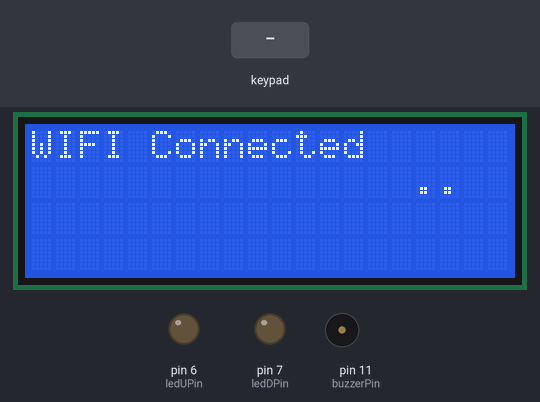
A sketch run on a simulated Arduino Uno, built with avr-gcc and run on an emulated ATmega328P. On the bench: 20×4 character LCD, output pins drawn as LEDs (lit = HIGH), buzzer (waves = sounding). Inputs (shaded band) come from the test bench. Random numbers use the default seed unless the sketch sets one; the modem accepts every AT command (registered, SIM ready, sends succeed) and sends nothing else.

Above: at 7.2 s.
At 11.4 s:
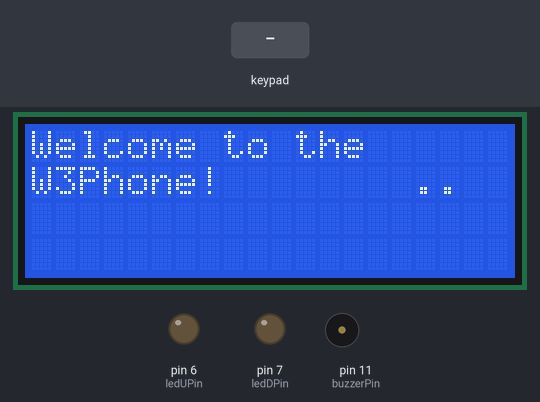
11.5 s: keypad keys 9 1 0 1 3 1 2 # pressed 0.4 s apart
At 14.2 s:
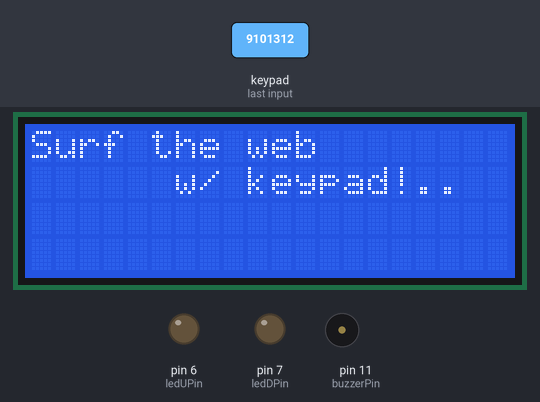
At 20.5 s:
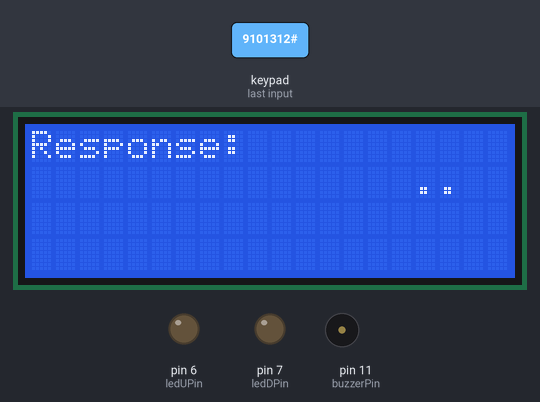
Timing chart, 0 to 48.6 s (numbered marks = the images above; inputs shaded):
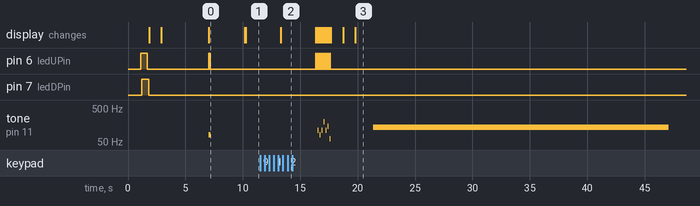

Measured:
- after the input at 11.5 s, pin 6 (ledUPin): alternates HIGH for 0.03 s and LOW for 0.14 s, 16 changes in all, then stays LOW, starting after 4.9 s; tone on pin 11 (buzzerPin): plays 110 Hz for 0.03 s, 82 Hz for 0.03 s, 110 Hz for 0.03 s, 196 Hz for 0.03 s, 110 Hz for 0.03 s, 147 Hz for 0.03 s … (8 notes in this stretch), starting after 5.0 s
- what the display in image 0 shows lasts 3.2 s, from 7.0 s to 10.2 s

The sketch:

Final.ino
```cpp
#include <SoftwareSerial.h>
#include <Keypad.h>
#include <Wire.h>
#include <SerLCD.h>

// LCD
SoftwareSerial lcdSerial(A4, A5); // RX, TX
SerLCD lcd;

// Wifi
SoftwareSerial espSerial(A1, A0); // RX, TX
String ssid_home = "BreakfastBerry";
String password_home = "N;9263k2";
String ssid_x13 = "ThinkPad";
String password_x13 = "AMD4750u";
String ssid = "UW MPSK";
// String password = ":$SpEL7<*7"; // Model 01 Old
String password = "EKAgE6=,Ur"; // Model 02 New

// Buzzer
int buzzerPin = 11; // set the buzzer pin
int frequency = 0; // initialize the frequency variable

static int Tones_simple[] ={31, 33, 37, 41, 44, 49, 55, 62, 65, 73, 82, 87, 98, 110, 123, 131, 147, 165,
 175, 196, 220, 247, 262, 294, 330, 349, 392, 440, 494, 523, 587, 659, 698, 784, 880, 988, 1047};

// Keypad
const byte ROWS = 4;
const byte COLS = 5;

// Wiring: 2 3 4 5 8 9 10 12 || 13

// < is P1, > is P2, ~ is P3
char keys[ROWS][COLS] = {
//          8    5    4    3    2
/* 9  */  {'~', '1', '2', '3', ' '},
/* 10 */  {'>', '4', '5', '6', '-'},
/* 13 */  {'<', '7', '8', '9', '_'},
/* 12 */  {'(', '*', '0', '#', '/'}
};

String multiEnabled = "0123456789";
String keyStringArray_Capital[10] = {
  "0Z.",
  "1", "2ABC", "3DEF",
  "4GHI", "5JKL", "6MNO",
  "7PQRS", "8TUV", "9WXY"
};

String keyStringArray[10] = {
  "0z.",
  "1", "2abc", "3def",
  "4ghi", "5jkl", "6mno",
  "7pqrs", "8tuv", "9wxy"
};

byte rowPins[ROWS] = {9, 10, 13, 12};
byte colPins[COLS] = {8, 5, 4, 3, 2};

Keypad keypad = Keypad(makeKeymap(keys), rowPins, colPins, ROWS, COLS);
int multiPressDelay = 1000;
String result = "";

// ASCII
String ASCIIStr = "";
char intToASCII(int , boolean = true);

String serialPrompt(String = "Please enter your PING target: ");

// LED
int ledUPin = 6; // Upper LED, PWM
int ledDPin = 7; // Lower LED, no PWM

void setup()
{
  pinMode(buzzerPin, OUTPUT); // set the buzzer pin as an output
  pinMode(ledUPin, OUTPUT);
  pinMode(ledDPin, OUTPUT);
  Serial.begin(9600);

  lcdSerial.begin(9600);
  // Initialize the LCD
  lcd.begin(lcdSerial);
  // Clear the LCD screen
  lcdClear();
  delay(500);

  espSerial.begin(9600);
  espSerial.listen();
  delay(500);
  digitalWrite(ledUPin, HIGH);
  delay(100);
  digitalWrite(ledDPin, HIGH);
  delay(500);
  digitalWrite(ledUPin, LOW);
  delay(100);
  digitalWrite(ledDPin, LOW);

  // Serial.println("Setting ESP8266 to station mode...");
  lcd.print("Setting ESP8266");
  lcd.setCursor(0, 1);
  lcd.print("to station mode...");
  espSerial.println("AT+CWMODE=1");
  delay(1000);

  lcdClear();
  // Serial.println("Connecting to WiFi...");
  lcd.print("WIFI Connecting");
  delay(50);
  // espSerial.println("AT+CWJAP_CUR=\"" + ssid_home + "\",\"" + password_home + "\"");
  // espSerial.println("AT+CWJAP_CUR=\"" + ssid_x13 + "\",\"" + password_x13 + "\"");
  espSerial.println("AT+CWJAP_CUR=\"" + ssid + "\",\"" + password + "\"");
  delay(4000);

  lcdClear();
  String response = readESPSerial();
  // Serial.println(response);

  if (response.indexOf("CONNECTED") != -1 || response.indexOf("GOT IP") != -1 || response.indexOf("OK") != -1
  || response.indexOf("WIFI CON") != -1)
  {
    // Serial.println("Connected to WiFi!");
    lcd.print("WIFI Connected");
    noTone(buzzerPin); // stop the tone
    tone(buzzerPin, Tones_simple[10]); // generate the tone with the specified frequency
    digitalWrite(ledUPin, HIGH);
    delay(50); // wait for 50 milliseconds
    noTone(buzzerPin); // stop the tone
    digitalWrite(ledUPin, LOW);
    delay(50); // wait for 50 milliseconds
    tone(buzzerPin, Tones_simple[10]); // generate the tone with the specified frequency
    digitalWrite(ledUPin, HIGH);
    delay(50); // wait for 50 milliseconds
    noTone(buzzerPin); // stop the tone
    digitalWrite(ledUPin, LOW);
  }
  else
  {
    // Serial.println("Failed to connect to WiFi! \nPlease reset the ESP8266 and try again.");
    // for (;;);
    lcd.print("WIFI Failed");
    tone(buzzerPin, Tones_simple[3]); // generate the tone with the specified frequency
    delay(500); // wait for 100 milliseconds
    noTone(buzzerPin); // stop the tone
  }

  delay(3000);

  lcdClear();
  // Serial.println("Getting IP Address");
  // lcd.print("Getting IP Addr");
  // espSerial.println("AT+CIPSTA_CUR?");
  // delay(2000);
  // String ipStr = readESPSerial();
  // // Serial.println(ipStr);
  // String ipAddr = ipStr.substring(ipStr.indexOf("\"") + 1, ipStr.lastIndexOf("\""));
  // ipAddr.replace("\r", "");
  // ipAddr.replace("\"", "");
  // // Serial.println("IP get: " + ipAddr + " END");
  // lcdClear();
  // lcd.print("IP Addr: ");
  // lcd.setCursor(0, 1);
  // lcd.print(ipAddr);
  randomSeed(analogRead(A2));
  // delay(3000);
}

void loop()
{
  lcdClear();
  // Serial.println("Welcome to the W3Phone!");
  lcd.print("Welcome to the ");
  lcd.setCursor(0, 1);
  lcd.print("W3Phone!");
  delay(3000);
  lcdClear();

  lcd.print("Surf the web");
  lcd.setCursor(0, 1);
  lcd.print("      w/ keypad!");
  delay(3000);
  lcdClear();

  ASCIIStr = "";
  String siteURL = readKeypadInput("Input URL: ");
  delay(1000);
  siteURL.toLowerCase();
  // Serial.println("Communicating with " + siteURL + ": ");
  lcdClear();
  lcd.print("Connecting to:");
  lcd.setCursor(0, 1);
  lcd.print("http://" + siteURL);
  delay(1000);
  lcdClear();
  lcd.print("Response:");
  lcd.setCursor(0, 1);
  for (int i = 0; i < 15; i++) {
    // Serial.println("pinging " + siteURL + ": ");
    int siteDelay = pingSite(siteURL);

    char ascii = intToASCII(siteDelay);
    ASCIIStr += ascii;
    // Serial.println("Response: " + ASCIIStr);
    // Serial.println(siteDelay);
    lcd.write(ascii);

    delay(50); // CANNOT DELETE THIS DELAY
    frequency = convertFreq(ConvNumber(siteDelay));
    // Serial.println(frequency);
    noTone(buzzerPin); // stop the tone
    tone(buzzerPin, frequency); // generate the tone with the specified frequency
    delay(250); // wait for 100 milliseconds

  }
  noTone(buzzerPin); // stop the tone
  delay(3000);
  lcdClear();
  lcd.print("Comm Complete");
  delay(1000);
  lcdClear();
  lcd.print("Thank you for");
  lcd.setCursor(0, 1);
  lcd.print("using W3Phone!");
  delay(3000);
}

String readESPSerial()
{
  String response = "";
  while (espSerial.available())
  {
    char c = espSerial.read();
    response += c;
  }
  return response;
}

int pingSite(String siteURL) {
  espSerial.println("AT+PING=\""+ siteURL +"\"");
  delay(1500);
  String response = readESPSerial();
  // Serial.println("response: " + response);

  if (response.indexOf("OK") != -1) {
    String siteDelay = response.substring(response.lastIndexOf("+") + 1, response.indexOf("OK") - 1);
    siteDelay.replace("\r", "");
    siteDelay.replace("\n", "");
    // Serial.println("Ping delay: " + siteDelay + "ms");

    return siteDelay.toInt();
  } else {
    return -1;
  }
}

String serialPrompt(String prompt = "Please enter your PING target: ") {
  Serial.println(prompt);

  while(Serial.available() == 0){
  }

  String input = Serial.readString();
  return input;
}

String readKeypadInput(String prompt)
{
  String result = "";
  String displayString = "";
  String prefix = "http://";
  // Serial.println(prompt);

  lcd.print(prompt);
  lcd.setCursor(0, 1);
  lcd.print(prefix);
  for (;;)
  {
    static unsigned long lastMillis = 0;
    static char lastKey = NO_KEY;
    static int keyCount = 0;
    char key = keypad.getKey();

    if (key != NO_KEY)
    {
      // Beep when key is pressed
      int keyStringIndex = multiEnabled.indexOf(key);
      int frequency = Tones_simple[keyStringIndex * 3 + 10];
      tone(buzzerPin, frequency); // generate the tone with the specified frequency
      digitalWrite(ledUPin, HIGH);
      delay(30);
      noTone(buzzerPin); // stop the tone
      digitalWrite(ledUPin, LOW);

      // Special keys first
      if (key == '#')
      {
        // Serial.println("Final result: " + result);
        displayString = prefix + result;
        displayString = displayString.substring(0, 16);
        lcdClear();
        lcd.print("Entered:");
        lcd.setCursor(0, 1);
        lcd.print(displayString);
        return result;
      }

      if (key == '*')
      {
        result = result.substring(0, result.length() - 1);
        // Serial.println("Result: " + result);
        displayString = prefix + result;
        displayString = displayString.substring(0, 16);
        lcdClear();
        lcd.print(prompt);
        lcd.setCursor(0, 1);
        lcd.print(displayString);
        continue;
      }

      if (key == '~')
      {
        result = "webfoundation.org";
        displayString = prefix + result;
        if (displayString.length() > 16) {
          displayString = displayString.substring(displayString.length() - 16, displayString.length());
        }
        lcdClear();
        lcd.print(prompt);
        lcd.setCursor(0, 1);
        lcd.print(displayString);
        return result;
      }

      if (key == '>') {
        result = "bing.com";
        displayString = prefix + result;
        if (displayString.length() > 16) {
          displayString = displayString.substring(displayString.length() - 16, displayString.length());
        }
        lcdClear();
        lcd.print(prompt);
        lcd.setCursor(0, 1);
        lcd.print(displayString);
        return result;
      }

      if (key == '<') {
        result = "8.8.8.8";
        displayString = prefix + result;
        if (displayString.length() > 16) {
          displayString = displayString.substring(displayString.length() - 16, displayString.length());
        }
        lcdClear();
        lcd.print(prompt);
        lcd.setCursor(0, 1);
        lcd.print(displayString);
        return result;
      }

      // Multi key press key detection
      if (multiEnabled.indexOf(key) >= 0 && key == lastKey && millis() - lastMillis < multiPressDelay)
      {
        // Serial.print("Multi key press: ");

        char finalKey;
        int keyStringIndex = multiEnabled.indexOf(key);
        String keyString = keyStringArray[keyStringIndex];
        finalKey = keyString[keyCount % keyString.length()];
        // Serial.println(finalKey);
        result = result.substring(0, result.length() - 1) + finalKey;
        lastMillis = millis();
        keyCount++;
      }
      else
      {
        lastKey = key;
        lastMillis = millis();
        keyCount = 1;
        result += key;

      }

      // Serial.println("Result: " + result);
      displayString = prefix + result;
      if (displayString.length() > 16) {
        displayString = displayString.substring(displayString.length() - 16, displayString.length());
      }
      lcdClear();
      lcd.print(prompt);
      lcd.setCursor(0, 1);
      lcd.print(displayString);
    }
  }
}

char intToASCII(int num, boolean charOnly = true)
{
  int mapped = 0;
  if (charOnly)
  {

    if (num <= 0)
    {
      return ' ';
    }

    mapped = (abs(num) % 64) + 64;

    if ((mapped >= 91 && mapped <= 96) ||
       (mapped >= 123 && mapped <= 126) ||
       (mapped == 0))
    {
      return ' ';
    }
  }
  else {
    mapped = abs(num) % 128;
  }

  // Serial.println(mapped);
  char result = mapped;
  return result;
}

int convertFreq(int inputFreq){
  int frequency = inputFreq;
  // int digit2 = inputFreq % 10 + 1;
  // frequency = (inputFreq * digit2);
  frequency = 1047 * (sin(1.618 * (frequency - (PI / 2))) + 1) / 2;
  // Serial.print(frequency);
  // Serial.print(" ");
  int toneFreq = matchTone(frequency) * 0.618;
  // Serial.println(toneFreq);
  return toneFreq;
}

int matchTone(int inputTone) {
  for (int i = 0; i < sizeof(Tones_simple) - 1; i++) {
    if (inputTone <= (Tones_simple[i] + Tones_simple[i + 1]) / 2) {
      return Tones_simple[i];
    }
  }
  return Tones_simple[sizeof(Tones_simple) - 1];
}

int prevNumber = -1;
int prevResult = -1;
int ConvNumber (int Input) {
    if (prevNumber == Input) {
        return prevResult;
    } else {
        prevNumber = Input;
        prevResult = ConvNumber_Map(Input);
        return prevResult;
    }
}

int ConvNumber_Map(int Input) {
    const int RANGE = 6;
    int randNumber = random(RANGE);
    return Input + randNumber - (RANGE - 1) / 2;
}

void reset() {
  Serial.println("reset");
  espSerial.println("AT+RST");
  delay(1000);
  if(espSerial.find("OK") ) Serial.println("Module Reset");
}

void lcdClear() {
  lcd.setCursor(0, 0);
  lcd.print("                ");
  lcd.setCursor(0, 1);
  lcd.print("                ");
  lcd.setCursor(0, 0);
}
```
